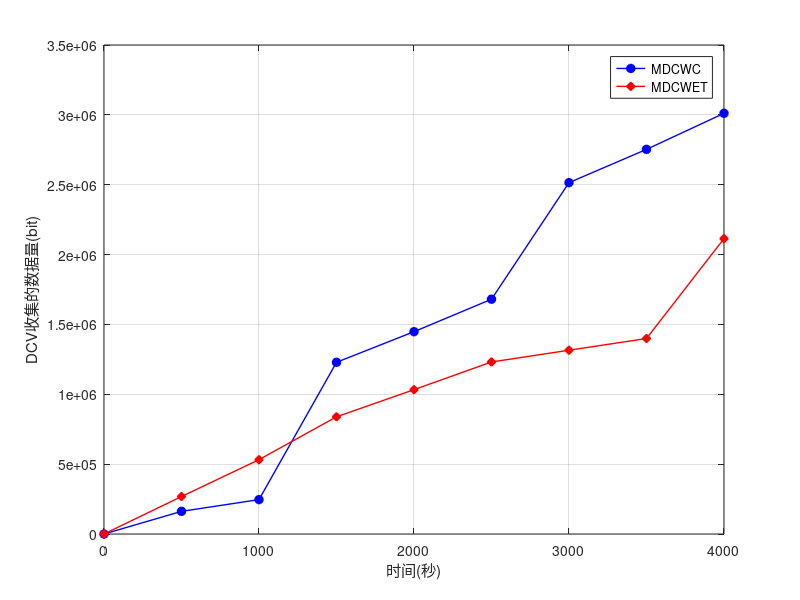
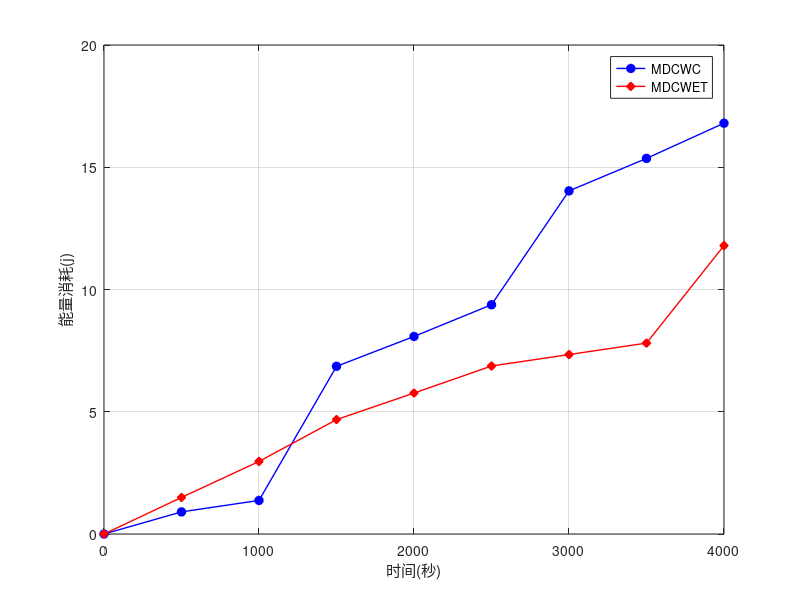
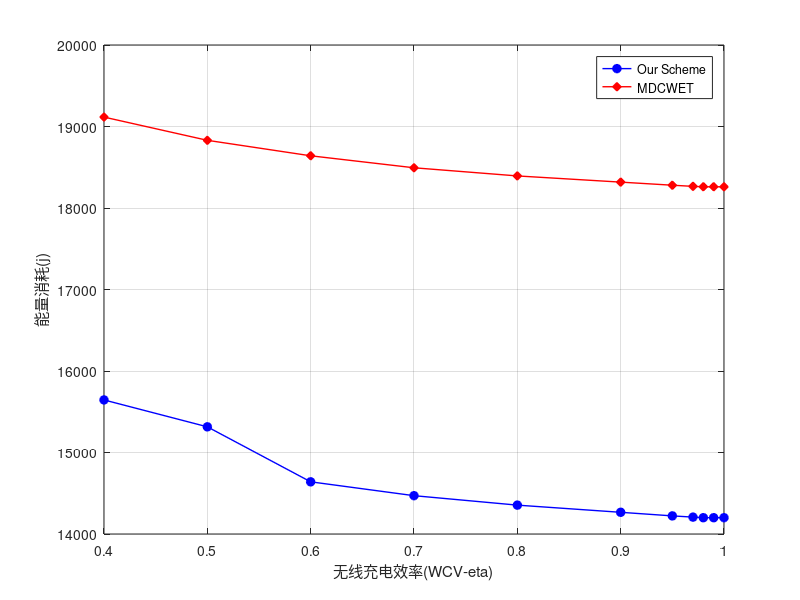
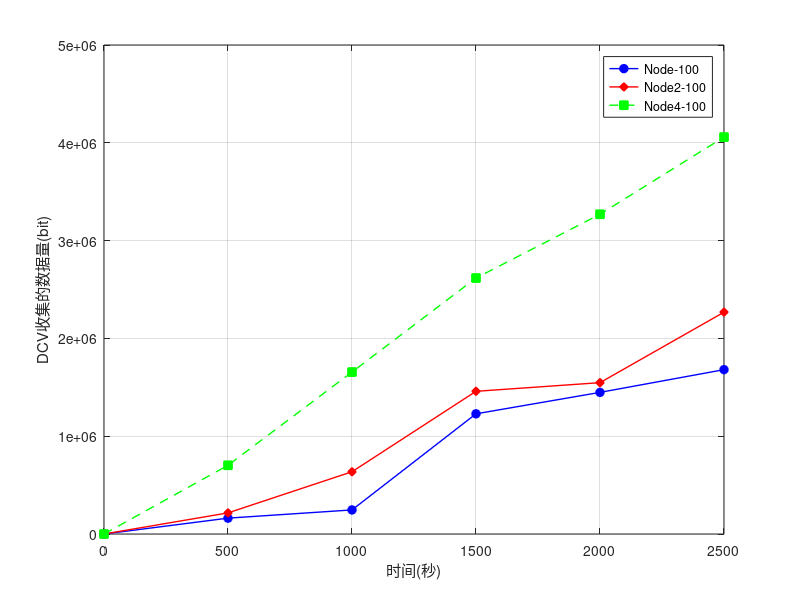

These charts were generated, in order, by the following MATLAB code:
%% 清空界面，释放存储空间
clc
clear
hold off
%% （1）分析不同密度情况下生命周期
% 1、本文所提算法，数据

% 2、最新算法，数据
%% （2）数据采集比较
Get_Data_Time = [0 500,1000,1500,2000,2500,3000,3500,4000];
% 1、本文所提算法，数据
ThisPaper = [0 162112, 246112, 1228912, 1448032, 1680424, 2514808, 2752984, 3011128];
% 2、最新算法，数据
ComparePaper = [0 268144, 531984, 838640, 1033160, 1231336, 1315336, 1399336, 2114136];
figure(1)
% 画图
plot(Get_Data_Time, ThisPaper,'b-o','LineWidth', 1, 'MarkerFaceColor', 'b')
hold on
plot(Get_Data_Time, ComparePaper, 'r-d', 'LineWidth', 1,'MarkerFaceColor', 'r');
axis auto
% x轴和y轴加标签
xlabel('时间(秒)')
ylabel('DCV收集的数据量(bit)')
% legend命令提供一种简易方式来辨别不同函数作图
legend('MDCWC', 'MDCWET')
% 设置网格线
grid on
figure(2)
%% （3）能耗比较
Energy_Time = [0 500	1000	1500	2000	2500	3000	3500	4000];

% 1、本文所提算法，数据
ThisPaper = [0 0.9045	1.3732	6.8574	8.08	9.3768	14.0327	15.3617	16.8022];
% 2、最新算法，数据
ComparePaper = [0 1.4956	2.9678	4.679	5.7644	6.8702	7.339	7.8077	11.7962];
% 画图
plot(Energy_Time, ThisPaper,'b-o','LineWidth', 1, 'MarkerFaceColor', 'b')
hold on
plot(Energy_Time, ComparePaper, 'r-d', 'LineWidth', 1,'MarkerFaceColor', 'r');
axis auto
% x轴和y轴加标签
xlabel('时间(秒)')
ylabel('能量消耗(j)')
% legend命令提供一种简易方式来辨别不同函数作图
legend('MDCWC', 'MDCWET')
% 设置网格线
grid on
figure(3)
%% （4）无线充电效率WCV_eta对实验结果影响
WCV_eta = [	0.4	0.5	0.6	0.7	0.8	0.9	0.95	0.97	0.98	0.99	1
];
% 
% % 1、本文所提算法，数据
ThisPaper = [15645.048	15315.048	14640.248	14470.248	14354.248	14266.248	14222.248	14207.248	14200.248	14200.248	14200.248
];
% 
% % 2、最新算法，数据
ComparePaper = [19115.548	18830.548	18640.548	18493.548	18393.5475	18317.5475	18279.5475	18265.5475	18260.5475	18260.5475	18260.5475
];
% 画图
plot(WCV_eta, ThisPaper,'b-o','LineWidth', 1, 'MarkerFaceColor', 'b')
hold on
plot(WCV_eta, ComparePaper, 'r-d', 'LineWidth', 1,'MarkerFaceColor', 'r');
axis auto
% x轴和y轴加标签
xlabel('无线充电效率(WCV-eta)')
ylabel('能量消耗(j)')
% legend命令提供一种简易方式来辨别不同函数作图
legend('Our Scheme', 'MDCWET')
% 设置网格线
grid on
figure(4)
%% （5）不同网络拓扑对实验结果的影响
TimeList = [0 500	1000	1500	2000	2500];
% % 数据收集情况
Node_100_GetDate = [0 162112	246112	1228912	1448032	1680424];
Node2_100_GetDate = [0 215952	636392	1458960	1547488	2268160];
Node4_100_GetDate = [0 702736	1655840	2617264	3269360	4058544];

% 画图
plot(TimeList, Node_100_GetDate,'b-o','LineWidth', 1, 'MarkerFaceColor', 'b')
hold on
plot(TimeList, Node2_100_GetDate, 'r-d', 'LineWidth', 1,'MarkerFaceColor', 'r');
hold on
plot(TimeList, Node4_100_GetDate, 'g--s', 'LineWidth', 1,'MarkerFaceColor', 'g');
axis auto
% x轴和y轴加标签
xlabel('时间(秒)')
ylabel('DCV收集的数据量(bit)')
% legend命令提供一种简易方式来辨别不同函数作图
legend('Node-100', 'Node2-100', 'Node4-100')
% 设置网格线
grid on
figure(5)
% 能量消耗情况
Node_100_Energy = [0 0.9045	1.3732	6.8574	8.08	9.3768];
Node2_100_Energy = [0 1.205	3.5511	8.1411	8.635	12.6563];
Node4_100_Energy = [0 3.9212	9.2396	14.6043	18.243	22.6466];
% 画图
plot(TimeList, Node_100_Energy,'b-o','LineWidth', 1, 'MarkerFaceColor', 'b')
hold on
plot(TimeList, Node2_100_Energy, 'r-d', 'LineWidth', 1,'MarkerFaceColor', 'r');
hold on
plot(TimeList, Node4_100_Energy, 'g--s', 'LineWidth', 1,'MarkerFaceColor', 'g');
axis auto
% x轴和y轴加标签
xlabel('时间(秒)')
ylabel('能量消耗(j)')
% legend命令提供一种简易方式来辨别不同函数作图
legend('Node-100', 'Node2-100', 'Node4-100')

% 设置网格线
grid on
